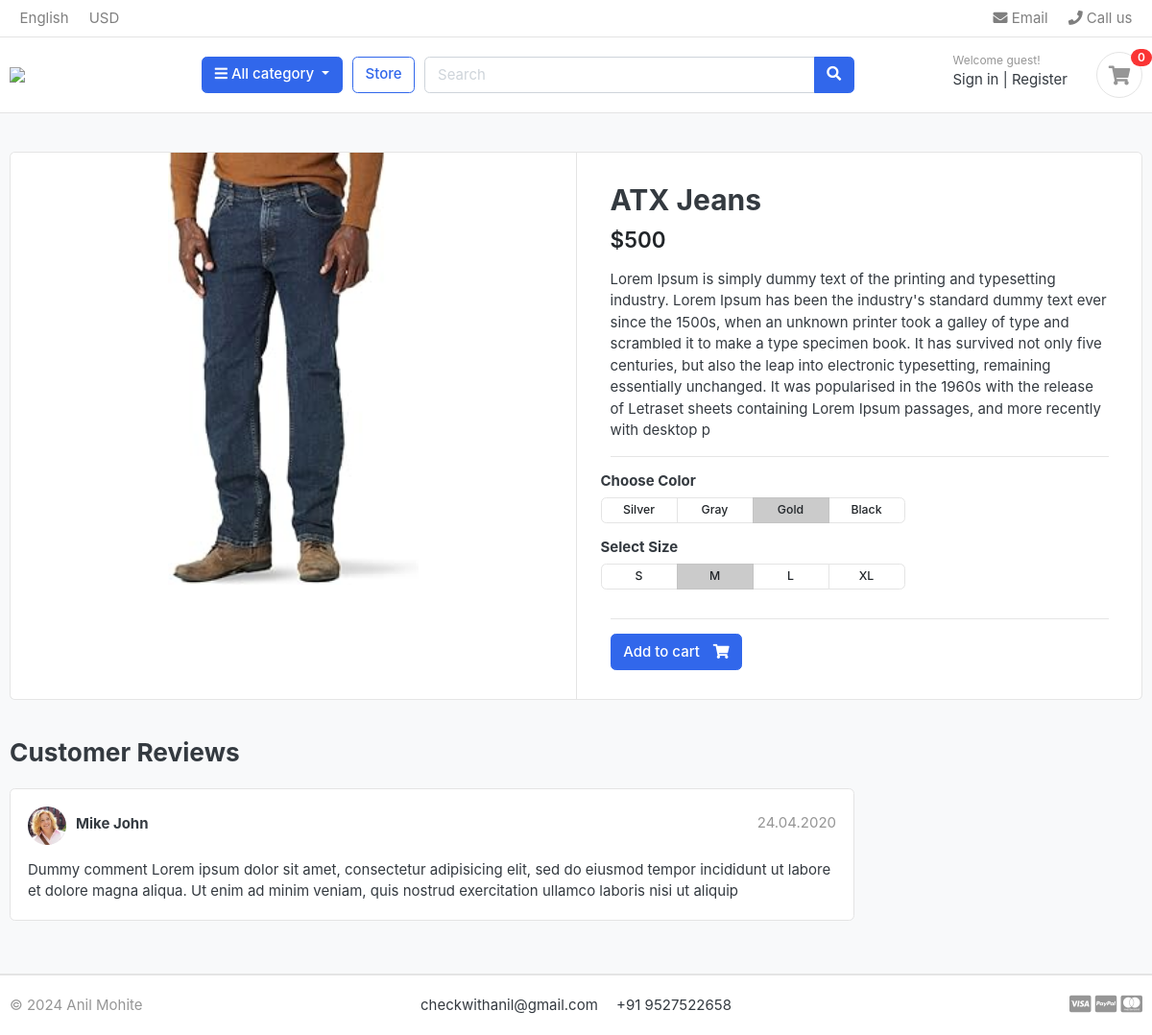
The app's page /store/category/jeans/atx-jeans with its own data.
### store/models.py (models this page shows, shortened)
class Product(models.Model):
    product_name = models.CharField(max_length=200, unique=True)
    slug = models.CharField(max_length=200, unique=True)
    desc = models.TextField(max_length=500, blank=True)
    price = models.IntegerField()
    prod_image = models.ImageField(upload_to='photos/products', blank=True)
    stock = models.IntegerField()
    is_available = models.BooleanField(default=True)
    category = models.ForeignKey(Category, on_delete=models.CASCADE)
    created_date = models.DateTimeField(auto_now_add=True)
    modified_date = models.DateTimeField(auto_now=True)

### store/views.py (the view)
# urls.py: path("category/<slug:category_slug>/<slug:product_slug>", views.product_detail, name="product_detail"),
def product_detail(request,category_slug=None,product_slug=None):
    try:
        single_product = Product.objects.get(category__slug = category_slug, slug = product_slug)
        in_cart = CartItem.objects.filter(cart__cart_id = _cart_id(request), product = single_product).exists()
    except Exception as e:
        raise e
    context = {
        'product' : single_product,
        'in_cart' : in_cart
    }
    return render(request, 'store/product-detail.html', context)

### carts/context_processors.py (called while the page is built)
def cart_counter(request):
    cart_count = 0
    if 'admin' in request.path:
        return {}
    else:
        try:
            cart = Cart.objects.get(cart_id = _cart_id(request))
            cart_items = CartItem.objects.filter(cart = cart)
            for cart_item in cart_items:
                cart_count += cart_item.quantity
        except Cart.DoesNotExist:
            cart_count = 0
    return dict(cart_count = cart_count)

### carts/views.py (called while the page is built)
def _cart_id(request):
    cart = request.session.session_key
    if not cart:
        cart = request.session.create()
    return cart

### category/context_processors.py (called while the page is built)
def cat_menu_links(request):
    links = Category.objects.all()
    return dict(cat_links=links)

### category/models.py (called while the page is built)
    def get_url(self):
        return reverse('products_by_category', args=[self.slug])

### templates/store/product-detail.html
<!DOCTYPE HTML>
<html lang="en">
<head>
	{% extends 'base.html' %}
	{% load static %}
	{% block content %}
	<section class="section-content padding-y bg">
		<div class="container">
			<div class="card">
				<div class="row no-gutters">
					<aside class="col-md-6">
						<article class="gallery-wrap">
							<div class="img-big-wrap">
								<a href="#"><img src="{{product.prod_image.url}}"></a>
							</div>
						</article>
					</aside>
					<main class="col-md-6 border-left">
						<article class="content-body">
							<h2 class="title">{{product.product_name}}</h2>
							<div class="mb-3">
								<var class="price h4">${{product.price}}</var>
							</div>
							<p>{{product.desc}}</p>
							<hr>
							<div class="row">
								<div class="item-option-select">
									<h6>Choose Color</h6>
									<div class="btn-group btn-group-sm btn-group-toggle" data-toggle="buttons">
										<label class="btn btn-light">
											<input type="radio" name="radio_color"> Silver
										</label>
										<label class="btn btn-light">
											<input type="radio" name="radio_color"> Gray
										</label>
										<label class="btn btn-light active">
											<input type="radio" name="radio_color checked"> Gold
										</label>
										<label class="btn btn-light">
											<input type="radio" name="radio_color"> Black
										</label>
									</div>
								</div>
							</div>
							<div class="row">
								<div class="item-option-select">
									<h6>Select Size</h6>
									<div class="btn-group btn-group-sm btn-group-toggle" data-toggle="buttons">
										<label class="btn btn-light">
											<input type="radio" name="radio_color"> S
										</label>
										<label class="btn btn-light active">
											<input type="radio" name="radio_color" checked> M
										</label>
										<label class="btn btn-light">
											<input type="radio" name="radio_color"> L
										</label>
										<label class="btn btn-light">
											<input type="radio" name="radio_color"> XL
										</label>
									</div>
								</div>
							</div>
							<hr>
							{% if product.stock <= 0 %}
							<h5 class="text-danger"> Out of Stock </h5>
							{% else %}
								{% if in_cart %}
								<a href="#" class="btn btn-success">
									<span class="text">Added to cart</span> <i class="fas fa-check"></i>
								</a>
								<a href="{% url 'cart' %}" class="btn btn-light">
									<span class="text">View in cart</span> <i class="fas fa-eye"></i>
								</a>
								{% else %}
								<a href="{% url 'add_cart' product.id %}" class="btn btn-primary">
									<span class="text">Add to cart</span> <i class="fas fa-shopping-cart"></i>
								</a>
								{% endif %}
							{% endif %}
						</article>
					</main>
				</div>
			</div>
			<br>
			<div class="row">
				<div class="col-md-9">
					<header class="section-heading">
						<h3>Customer Reviews </h3>
					</header>
					<article class="box mb-3">
						<div class="icontext w-100">
							<img src="./images/avatars/avatar1.jpg" class="img-xs icon rounded-circle">
							<div class="text">
								<span class="date text-muted float-md-right">24.04.2020 </span>
								<h6 class="mb-1">Mike John </h6>
							</div>
						</div>
						<div class="mt-3">
							<p>
								Dummy comment Lorem ipsum dolor sit amet, consectetur adipisicing elit, sed do eiusmod
								tempor incididunt ut labore et dolore magna aliqua. Ut enim ad minim veniam,
								quis nostrud exercitation ullamco laboris nisi ut aliquip
							</p>
						</div>
					</article>
				</div>
			</div>
		</div>
	</section>
{% endblock %}

### static/css/ui.css (style rules this page uses)
html { font-family: "Inter", sans-serif; font-size: 15px; }
.content-body { flex: 1 1 auto; padding: 2rem 2.3rem; }
.img-xs, .img-sm, .img-md, .img-lg { -o-object-fit: cover; object-fit: cover; flex-shrink: 0; flex-grow: 0; }
.img-xs { width: 40px; height: 40px; }
.padding-y { padding-top: 40px; padding-bottom: 40px; }
var { font-style: normal; }
article:after, .form-group:after { display: block; clear: both; content: ""; }
.bg { background-color: #f8f9fa; }
.section-heading { margin-bottom: 20px; margin-top: 15px; }
p:last-child { margin-bottom: 0; }
.btn-light { background-color: #fff; border-color: #e4e4e4; }
.btn .text + i { margin-left: 10px; }
.icontext { display: inline-flex; align-items: center; vertical-align: middle; }
.icontext .text { width: 100%; line-height: 1.2; }
.icontext .icon { position: relative; margin-right: 10px; flex-shrink: 0; flex-grow: 0; }
.price { font-weight: 600; color: #212529; }
.box { padding: 18px; background: #fff; border-radius: 0.37rem; border: 1px solid #e4e4e4; }
.box img { max-width: 100%; }
.gallery-wrap .img-big-wrap { margin-bottom: 10px; border-radius: 0.37rem; overflow: hidden; background-color: #fff; }
.gallery-wrap .img-big-wrap a { text-align: center; display: block; }
.gallery-wrap .img-big-wrap img { height: 450px; width: auto; display: inline-block; }
.item-option-select { margin-bottom: 1rem; display: inline-block; margin-right: 15px; }
.item-option-select .btn { min-width: 80px; }

### records on screen
Product: prod_image (picture), product_name "ATX Jeans", price "500", desc "Lorem Ipsum is simply dummy text of the printing and typesetting industry. Lorem Ipsum has been the industry's standard dummy text ever since the 1500s, when an unknown printer took a galley of type and scrambled it to make a type specimen book. It has survived not only five centuries, but also the leap into electronic typesetting, remaining essentially unchanged. It was popularised in the 1960s with the release of Letraset sheets containing Lorem Ipsum passages, and more recently with desktop p"

### other values on screen
{{ cart_count }} "0"
